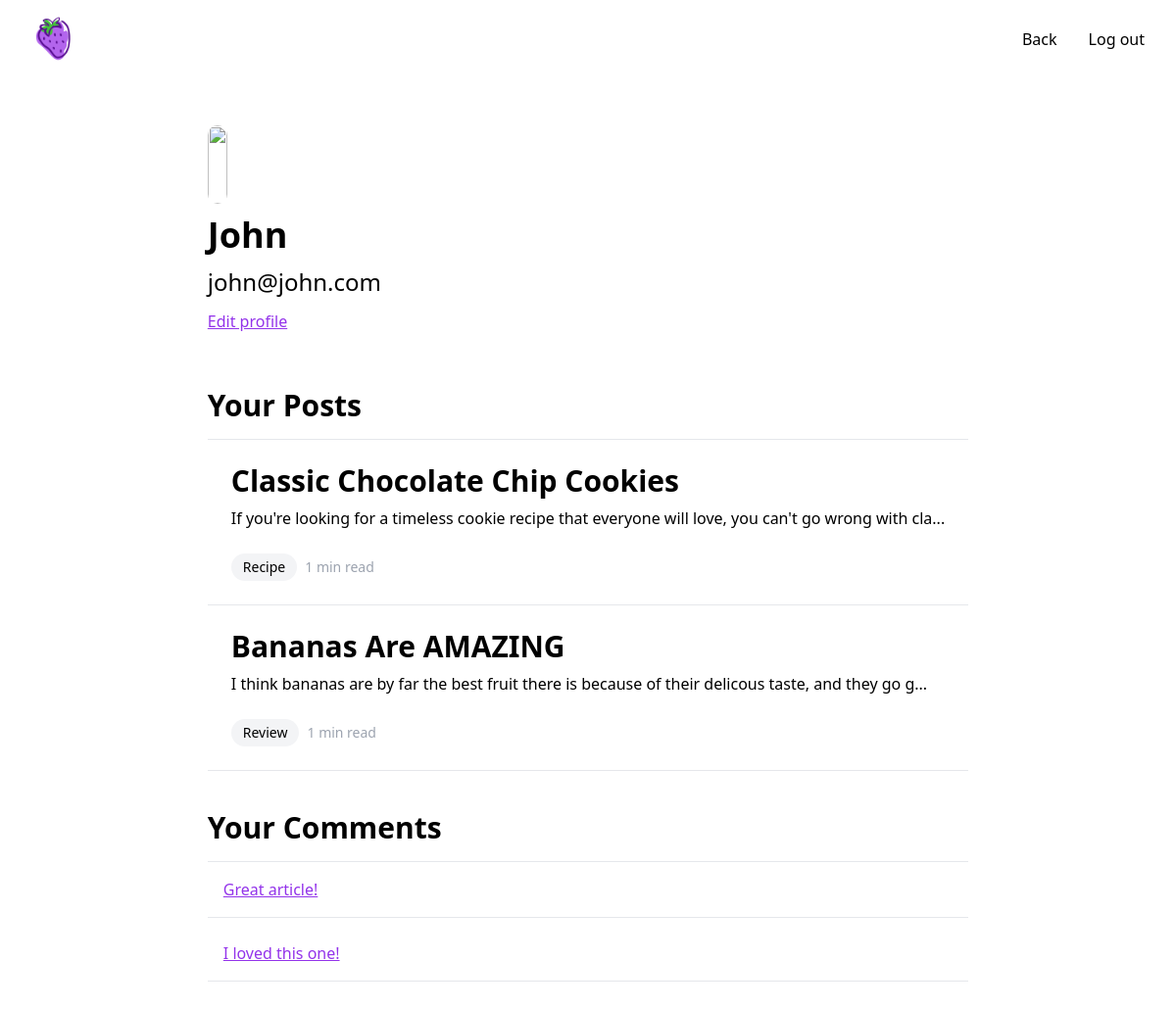
/user/index.php (signed in), run on the app's committed database.
### tables this page shows
CREATE TABLE `users`(
    `id` INT NOT NULL AUTO_INCREMENT PRIMARY KEY,
    `name` VARCHAR(33) NOT NULL,
    `email` VARCHAR(33) NOT NULL UNIQUE,
    `password` VARCHAR(255) NOT NULL,
    `role` ENUM('deleted', 'user', 'admin') NOT NULL DEFAULT 'user'
);

CREATE TABLE `posts`(
    `id` INT NOT NULL AUTO_INCREMENT PRIMARY KEY,
    `title` VARCHAR(33) NOT NULL,
    `content` TEXT NOT NULL,
    `visible` BOOLEAN NOT NULL DEFAULT TRUE,
    `category_id` INT,
    `created_at` DATETIME DEFAULT CURRENT_TIMESTAMP,
    `author_id` INT NOT NULL
);

CREATE TABLE `categories`(
    `id` INT NOT NULL AUTO_INCREMENT PRIMARY KEY,
    `name` VARCHAR(33) NOT NULL,
    `visible` BOOLEAN NOT NULL DEFAULT TRUE
);

CREATE TABLE `comments`(
    `id` INT NOT NULL AUTO_INCREMENT PRIMARY KEY,
    `content` TEXT NOT NULL,
    `visible` BOOLEAN NOT NULL DEFAULT TRUE,
    `created_at` DATETIME DEFAULT CURRENT_TIMESTAMP,
    `author_id` INT NOT NULL,
    `post_id` INT NOT NULL
);

### user/index.php (the view, shortened to what this page needs)
<?php
require_once('../lib/utils/conn.php');
$uid = $_SESSION['user']['id'];
$query = "SELECT * FROM users WHERE id = $uid";
$res = mysqli_query($conn, $query) or die("Query failed: " . mysqli_error($conn));
$row = mysqli_fetch_assoc($res);
$postQuery = "SELECT posts.id, posts.title, posts.content, posts.created_at, posts.visible, categories.name AS category, categories.visible AS cat_visible FROM posts
            JOIN categories ON posts.category_id = categories.id
            WHERE author_id = $uid";
$posts = mysqli_query($conn, $postQuery) or die("Query failed: " . mysqli_error($conn));
$commentQuery = "SELECT comments.id, comments.content, comments.created_at, posts.title AS post_title, posts.id AS post_id FROM comments
                JOIN posts ON comments.post_id = posts.id
                WHERE comments.author_id = $uid AND posts.visible = 1";
$comments = mysqli_query($conn, $commentQuery) or die("Query failed: " . mysqli_error($conn));
function estimateReadingTime($text, $wpm = 200)
{
    $totalWords = str_word_count(strip_tags($text));
    $minutes = round($totalWords / $wpm);
    $minutes = $minutes < 1 ? 1 : $minutes;
    return $minutes;
}
?>
<html>
<head>
    <link href="../lib/css/output.css" rel="stylesheet" />
</head>
<body>
    <nav class="fixed z-40 flex items-center justify-between w-full px-8 py-4 mx-auto text-black bg-transparent backdrop-blur-sm">
        <div>
            <img src="../lib/assets/strawberry.png" alt="egg" class="w-12 rounded-full aspect-auto">
        </div>
        <div class="flex space-x-8">
            <a href="../">Back</a>
            <a href="../auth/log-out.php">Log out</a>
        </div>
    </nav>
    <div class="grid place-items-center">
        <div class="flex flex-col gap-2 mt-24 min-w-[50%] max-w-6xl p-8">
            <div class="flex flex-col gap-3 mb-4">
                <img src='https://source.boringavatars.com/beam?name=<?= $row['id'] ?>' class='h-20 rounded-full w-min' />
                <h1 class="h1"><?php echo $row['name'] ?></h1>
                <h3 class="h3"><?php echo $row['email'] ?></h3>
                <a href="edit?id=<?= $_SESSION['user']['id'] ?>" class="link">Edit profile</a>
            </div>
            <div class="my-8">
                <h2 class="pb-4 border-b h2">Your Posts</h2>
                <div class="flex flex-col">
                    <?php foreach ($posts as $post) : ?>
                        <a href='../post?id=<?= $post['id'] ?>' class='flex flex-col gap-2 p-6 transition border-b'>
                            <h2 class='h2'><?= $post['title'] ?></h2>
                            <p class='pb-4'><?= strip_tags(substr($post['content'], 0, 100)) ?>...</p>
                            <div class='flex items-center gap-2 text-sm'>
                                <?php if ($post['cat_visible']) echo "<p class='px-3 py-1 bg-gray-100 rounded-full w-min'>" . $post['category'] . "</p>" ?>
                                <p class='text-gray-400'><?= estimateReadingTime($post['content']) ?> min read</p>
                            </div>
                        </a>
                    <?php endforeach; ?>
                </div>
            </div>
            <div>
                <h2 class="pb-4 border-b h2">Your Comments</h2>
                <div class="flex flex-col gap-2">
                    <?php foreach ($comments as $comment) : ?>
                        <a href=" ../post/?id=<?= $comment['post_id'] ?>" class="w-full gap-2 p-4 border-b link">
                            <?= $comment['content'] ?>
                        </a>
                    <?php endforeach; ?>
                </div>
            </div>
        </div>
</body>
</html>

### data on the page
users: name "John", email "john@john.com"
posts: title "Classic Chocolate Chip Cookies", content "If you're looking for a timeless cookie recipe that everyone will love, you can't go wrong with cla", category.name "Recipe", content "1"
posts: title "Bananas Are AMAZING", content "I think bananas are by far the best fruit there is because of their delicous taste, and they go g", category.name "Review", content "1"
comments: content "Great article!"
comments: content "I loved this one!"
